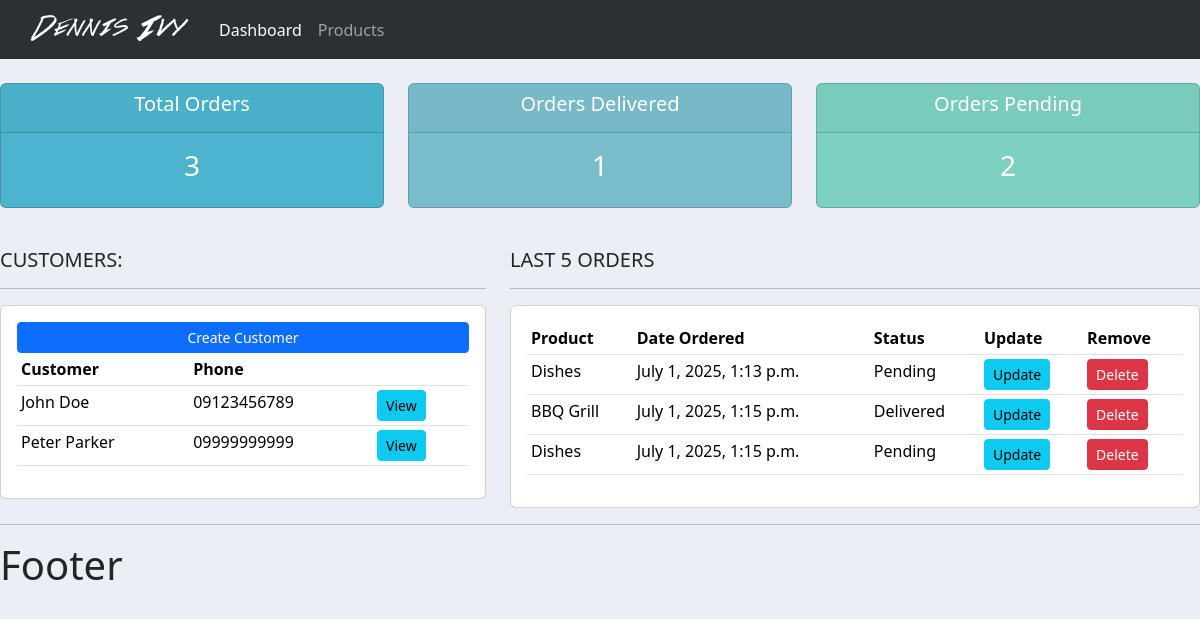
/, run on an earlier commit of the app's database.
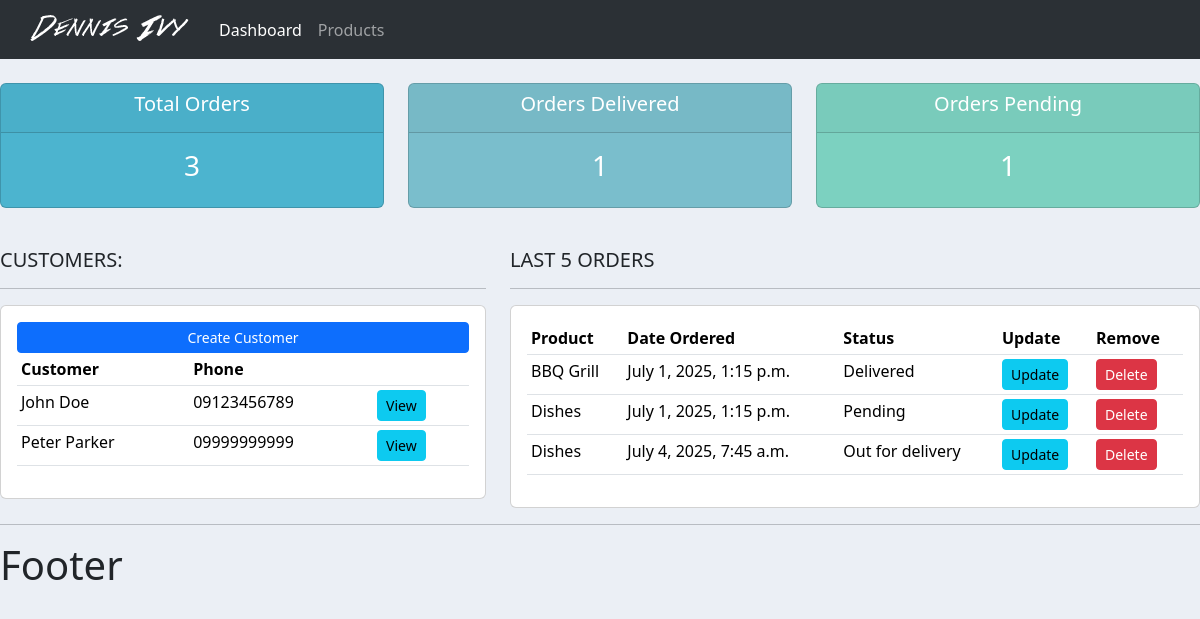
And on a later commit of the database.
### accounts/models.py (models this page shows, shortened)
class Customer(models.Model):
    name = models.CharField(max_length=255, null=True)
    phone = models.CharField(max_length=255, null=True)
    email = models.CharField(max_length=255, null=True)
    date_created = models.DateTimeField(auto_now_add=True)

class Order(models.Model):
    STATUS = (
        ('Pending', 'Pending'),
        ('Out for delivery', 'Out for delivery'),
        ('Delivered', 'Delivered'),
    )
    customer = models.ForeignKey(Customer, null=True, on_delete=models.SET_NULL)
    product = models.ForeignKey(Product, null=True, on_delete=models.SET_NULL)
    date_created = models.DateTimeField(auto_now_add=True)
    status = models.CharField(max_length=255, null=True, choices=STATUS)
    note = models.CharField(max_length=1000, null=True)

class Product(models.Model):
    CATEGORY = (
        ('Indoor', 'Indoor'),
        ('Outdoor', 'Outdoor'),
    )
    name = models.CharField(max_length=255, null=True)
    price = models.FloatField(null=True)
    category = models.CharField(max_length=255, null=True, choices=CATEGORY)
    description = models.CharField(max_length=255, null=True, blank=True)
    date_created = models.DateTimeField(auto_now_add=True)
    tag = models.ManyToManyField(Tag)
    def __str__(self):
        return self.name

### accounts/views.py (the view)
# urls.py: path('', views.home, name="home"),
def home(request):
    orders = Order.objects.all()
    customers = Customer.objects.all()
    total_customers = customers.count()
    total_orders = orders.count()
    delivered = orders.filter(status='Delivered').count()
    pending = orders.filter(status='Pending').count()
    context = {'orders':orders, 'customers':customers, 'total_orders':total_orders, 'delivered':delivered, 'pending':pending}
    return render(request, 'accounts/dashboard.html', context)

### accounts/templates/accounts/dashboard.html
{% extends 'accounts/main.html' %}
{% block content %}
{% include 'accounts/status.html' %}
<br>
<div class="row">
    <div class="col-md-5">
        <h5>CUSTOMERS:</h5>
        <hr>
        <div class="card card-body">
            <a class="btn btn-primary  btn-sm btn-block" href="">Create Customer</a>
            <table class="table table-sm">
                <tr>
                    <th>Customer</th>
                    <th>Phone</th>
                    <th></th>
                </tr>
                {% for customer in customers %}
                <tr>
                    <td>{{customer.name}}</td>
                    <td>{{customer.phone}}</td>
                    <td><a href="{% url 'customer' customer.id %}" class="btn btn-sm btn-info">View</a></td>
                </tr>
                {% endfor %}
            </table>
        </div>
    </div>
    <div class="col-md-7">
        <h5>LAST 5 ORDERS</h5>
        <hr>
        <div class="card card-body">
            <table class="table table-sm">
                <tr>
                    <th>Product</th>
                    <th>Date Ordered</th>
                    <th>Status</th>
                    <th>Update</th>
                    <th>Remove</th>
                </tr>
                {% for order in orders %}
                <tr>
                    <td>{{order.product}}</td>
                    <td>{{order.date_created}}</td>
                    <td>{{order.status}}</td>
                    <td><a href="{% url 'update_order' order.id %}" class="btn btn-sm btn-info">Update</a></td>
                    <td><a href="{% url 'delete_order' order.id %}" class="btn btn-sm btn-danger">Delete</a></td>
                </tr>
                {% endfor %}
            </table>
        </div>
    </div>
</div>
{% endblock %}

What changed in the data, as far as the page shows it:
removed Order: product "Dishes", date_created "July 1, 2025, 1:13 p.m.", status "Pending"
added Order: product "Dishes", date_created "July 4, 2025, 7:45 a.m.", status "Out for delivery"
Also different on the page:
{{ pending }}: "2" → "1"
